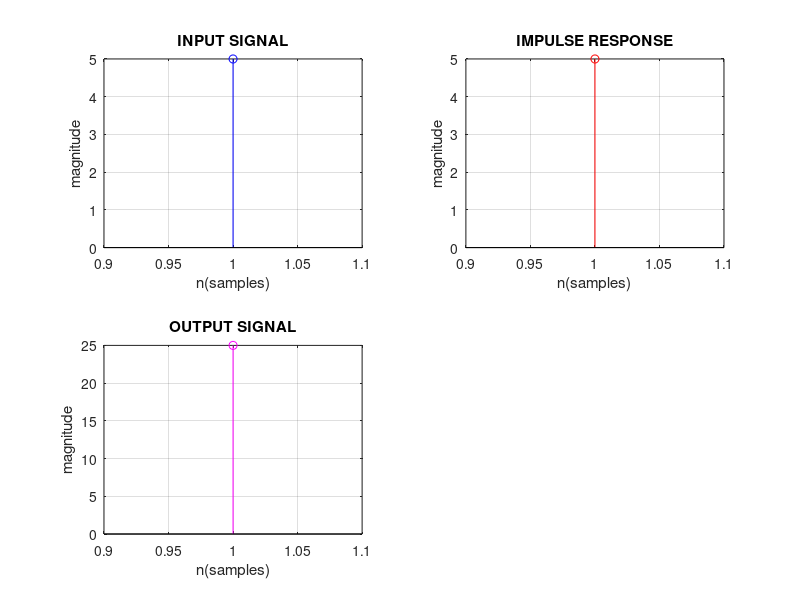

Recreate this plot in MATLAB.
clc;
clear all;
close all;
x=input('Enter the First Signal: ');
h=input('Enter the Second Signal: ');
L=length(x);
M=length(h);
max_len=max(L,M);
Diff_len=L-M;
if(Diff_len>=0)
    h=[h,zeros(1,Diff_len)];
else
    x=[x,zeros(1,abs(Diff_len))];
end;
        
for n=1:max_len
    y(n)=0;
    for i=1:max_len
        j=n-i+1;
        if(j<=0)
            j=max_len+j;
        end;
        y(n)=[y(n)+x(i)*h(j)];
    end;
end;
disp('The Circular Covolution of the signal is: ');
y
figure;
subplot(2,2,1),stem(x,'b');grid on;
title(' INPUT SIGNAL ');
xlabel('n(samples)'); ylabel('magnitude');
subplot(2,2,2),stem(h,'r');grid on;
title(' IMPULSE RESPONSE ');
xlabel('n(samples)'); ylabel('magnitude');
subplot(2,2,3),stem(y,'m');grid on;
title(' OUTPUT SIGNAL ');
xlabel('n(samples)'); ylabel('magnitude');